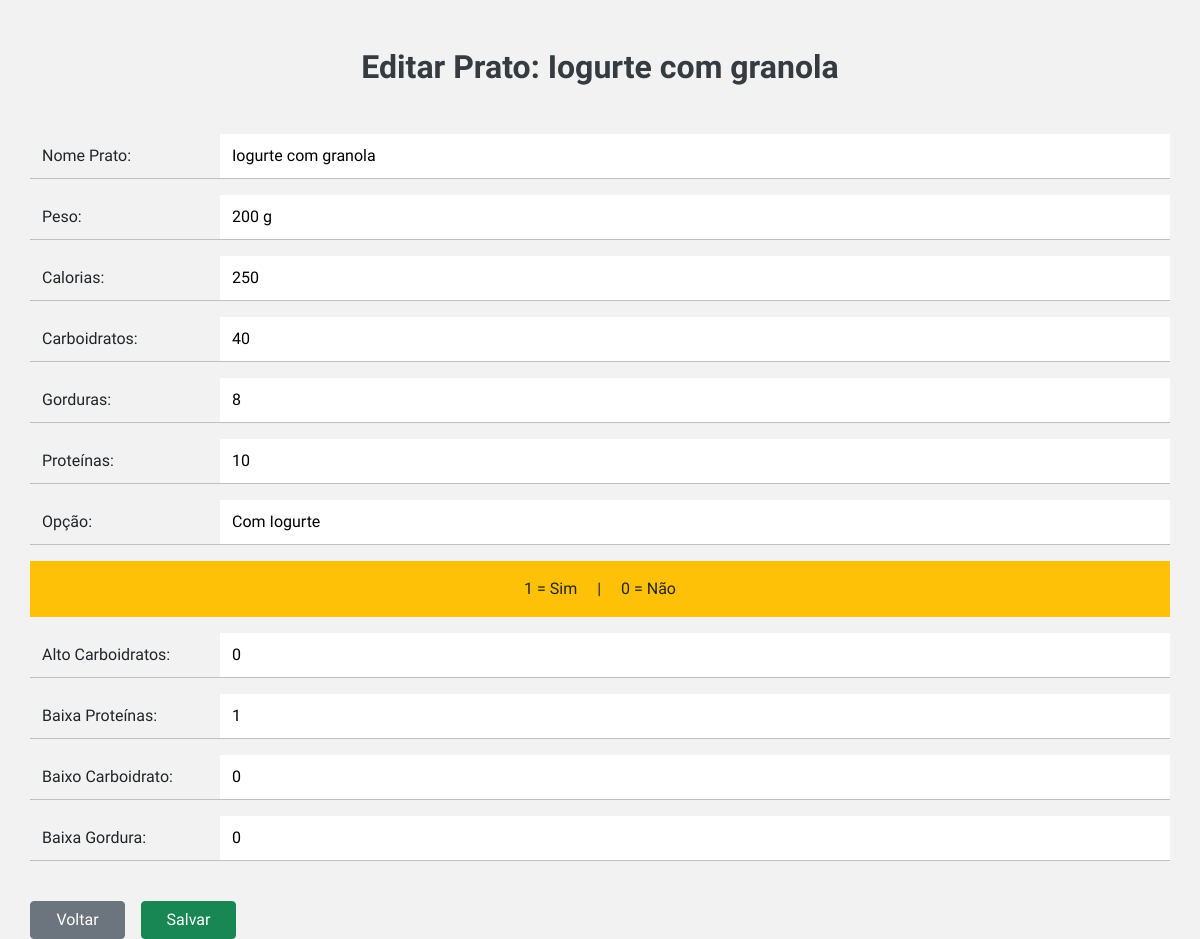
The app's page /templates/php-logic/admin-edit-pratos.php?id=1&tabela=pratos_cafe_da_manha (signed in) with its own data.
### tables this page shows
CREATE TABLE `pratos_cafe_da_manha` (
  `id` int(11) NOT NULL AUTO_INCREMENT,
  `nome` varchar(255) NOT NULL,
  `peso` varchar(20) NOT NULL,
  `calorias` int(11) NOT NULL,
  `carboidratos` int(11) NOT NULL,
  `gorduras` int(11) NOT NULL,
  `proteinas` int(11) NOT NULL,
  `opcao` varchar(55) NOT NULL,
  `tabela_origem` varchar(50) DEFAULT 'pratos_cafe_da_manha',
  `muito_carboidratos` tinyint(1) DEFAULT 0,
  `muita_proteina` tinyint(1) DEFAULT 0,
  `pouco_carboidrato` tinyint(1) DEFAULT 0,
  `pouca_gordura` tinyint(1) DEFAULT 0,
  PRIMARY KEY (`id`)
);

### templates/php-logic/admin-edit-pratos.php (the view, shortened to what this page needs)
<?php
include_once 'connection.php';
if(isset($_GET['id']) && isset($_GET['tabela'])){
    $id = $_GET['id'];
    $tabela = $_GET['tabela'];
    $sql = "SELECT * FROM $tabela WHERE id = $id";
    $result = mysqli_query($conn, $sql);
    if ($result) {
        if ($result && mysqli_num_rows($result) > 0) {
            $row = mysqli_fetch_assoc($result);
            ?>
            <!DOCTYPE html>
            <html lang="pt-br">
            <head>
                <link href="https://cdn.jsdelivr.net/npm/bootstrap@5.0.2/dist/css/bootstrap.min.css" rel="stylesheet">
                <link rel="stylesheet" href="../../static/styles/style.css">
                <link rel="stylesheet" href="../../static/styles/admin.css">
            </head>
            <body>
            <div class="container">
            <h2 class="text-center my-5">Editar Prato: <?php echo $row['nome'] ?></h2>
            <form method="post" id="admin-edit" action="admin-save-edit-pratos.php">
                <article style="overflow-x:auto;" class="row">
                <label class="col-2" style="line-height: 44px;" class="col-2" for="new_nome">Nome Prato:</label class="col-2">
                <input class="col-10" class="col-10" type="text" name="new_nome" value="<?php echo $row['nome'] ?>" required><br>
                <hr>
                <label class="col-2" style="line-height: 44px;" for="new_peso">Peso:</label class="col-2">
                <input class="col-10" type="text" name="new_peso" value="<?php echo $row['peso'] ?>" required><br>
                <hr>
                <label class="col-2" style="line-height: 44px;" for="new_calorias">Calorias:</label class="col-2">
                <input class="col-10" type="number" name="new_calorias" value="<?php echo $row['calorias'] ?>" required><br>
                <hr>
                <label class="col-2" style="line-height: 44px;" for="new_carboidratos">Carboidratos:</label class="col-2">
                <input class="col-10" type="number" name="new_carboidratos" value="<?php echo $row['carboidratos'] ?>" required><br>
                <hr>
                <label class="col-2" style="line-height: 44px;" for="new_gorduras">Gorduras:</label class="col-2">
                <input class="col-10" type="number" name="new_gorduras" value="<?php echo $row['gorduras'] ?>" required><br>
                <hr>
                <label class="col-2" style="line-height: 44px;" for="new_proteinas">Proteínas:</label class="col-2">
                <input class="col-10" type="number" name="new_proteinas" value="<?php echo $row['proteinas'] ?>" required><br>
                <hr>
                <?php
                $sql = "SHOW COLUMNS FROM $tabela LIKE 'opcao'";
                $result = mysqli_query($conn, $sql);
                if ($result && mysqli_num_rows($result) > 0) {
                ?>
                <label class="col-2" style="line-height: 44px;" for="new_opcao">Opção:</label class="col-2">
                <input class="col-10" type="text" name="new_opcao" value="<?php echo $row['opcao'] ?>" required><br>
                <hr>
                <?php
                };
                ?>
                <span class="p-3 bg-warning text-center mb-3">1 = Sim <span class="mx-3">|</span> 0 = Não</span>
                <label class="col-2" style="line-height: 44px;" for="new_muito_carboidratos">Alto Carboidratos:</label class="col-2">
                <input class="col-10" type="number" name="new_muito_carboidratos" value="<?php echo $row['muito_carboidratos'] ?>" required><br>
                <hr>
                <label class="col-2" style="line-height: 44px;" for="new_muita_proteina">Baixa Proteínas:</label class="col-2">
                <input class="col-10" type="number" name="new_muita_proteina" value="<?php echo $row['muita_proteina'] ?>" required><br>
                <hr>
                <label class="col-2" style="line-height: 44px;" for="new_pouco_carboidrato">Baixo Carboidrato:</label class="col-2">
                <input class="col-10" type="number" name="new_pouco_carboidrato" value="<?php echo $row['pouco_carboidrato'] ?>" required><br>
                <hr>
                <label class="col-2" style="line-height: 44px;" for="new_pouca_gordura">Baixa Gordura:</label class="col-2">
                <input class="col-10" type="number" name="new_pouca_gordura" value="<?php echo $row['pouca_gordura'] ?>" required><br>
                <hr>
                <a class="text-white mt-4 col-1 btn btn-secondary" href="../admin.php">Voltar</a>
                <button class="btn btn-success mt-4 mx-3 col-1"><input class="col-10" class="text-white" style="background: none; color:white !important;" type="submit" value="Salvar"></button>
            </form>
            </div>
            </body>
            </html>
            <?php
        }
    } else {
        $mensagem = "Erro(02) no envio de dados para a edição.";
        header("Location: ../admin.php?mensagem=" . urlencode($mensagem));
        exit();
    }
} else {
    $mensagem = "Erro(01) na solicitação de dados para a edição.";
    header("Location: ../admin.php?mensagem=" . urlencode($mensagem));
    exit();
}
?>

### static/styles/style.css (style rules this page uses)
* { box-sizing: border-box; margin: 0; padding: 0; border: 0; outline: 0; }
:root { --bg-color: #f2f2f2; --dark-bg-color: #21222b; --green: #01B35D; --orange: #F26B23; --danger: #dc3545; --grey-tit: #353b41; --grey-parag: #494f53; --light-color-menu: #FCEED3; --dark-color-menu: #B19A82; --regular: 400; --medium: 500; --bold: 700; }
* { scrollbar-width: auto; scrollbar-color: var(--green) var(--bg-color); }
html { scroll-behavior: smooth; margin: 0; padding: 0; overflow-x: hidden; }
body { font-family: "Ubuntu", sans-serif; background: var(--bg-color); font-weight: 400; font-size: 1rem; }
h6, h5, h4, h3, h2, h1, p { margin: 0; }
a { text-decoration: none !important; }
h6, h5, h4, h3, h2, h1 { font-weight: var(--bold); color: var(--grey-tit); }
input[type=number]:not(#idade) { -moz-appearance: textfield; }

### static/styles/admin.css (style rules this page uses)
html { overflow-x: scroll !important; }

### records on screen
pratos_cafe_da_manha: nome "Iogurte com granola", new_nome "Iogurte com granola", new_peso "200 g", new_calorias "250", new_carboidratos "40", new_gorduras "8", new_proteinas "10", new_opcao "Com Iogurte", new_muito_carboidratos "0", new_muita_proteina "1", new_pouco_carboidrato "0", new_pouca_gordura "0"
